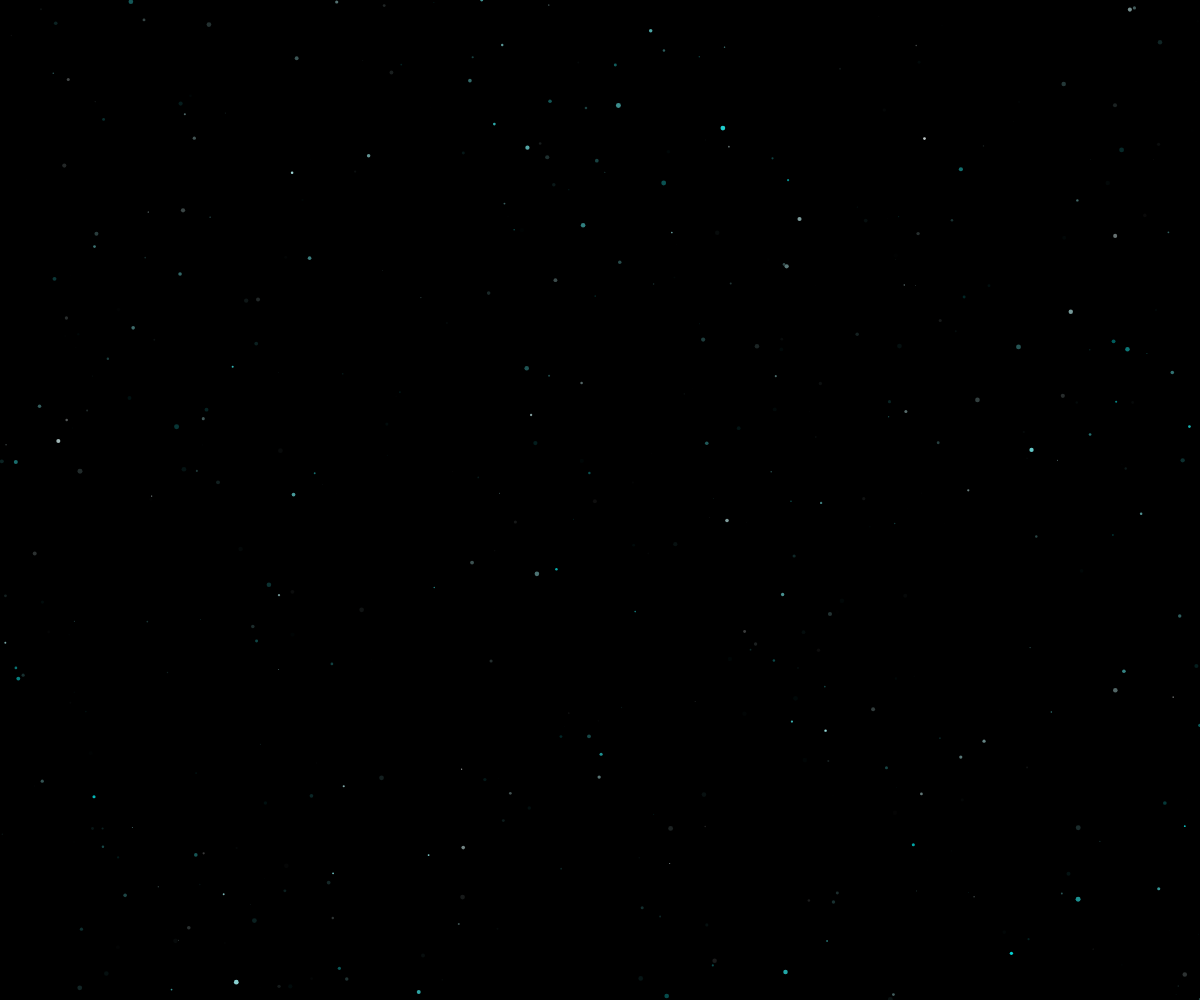
Frame 1 (no input)
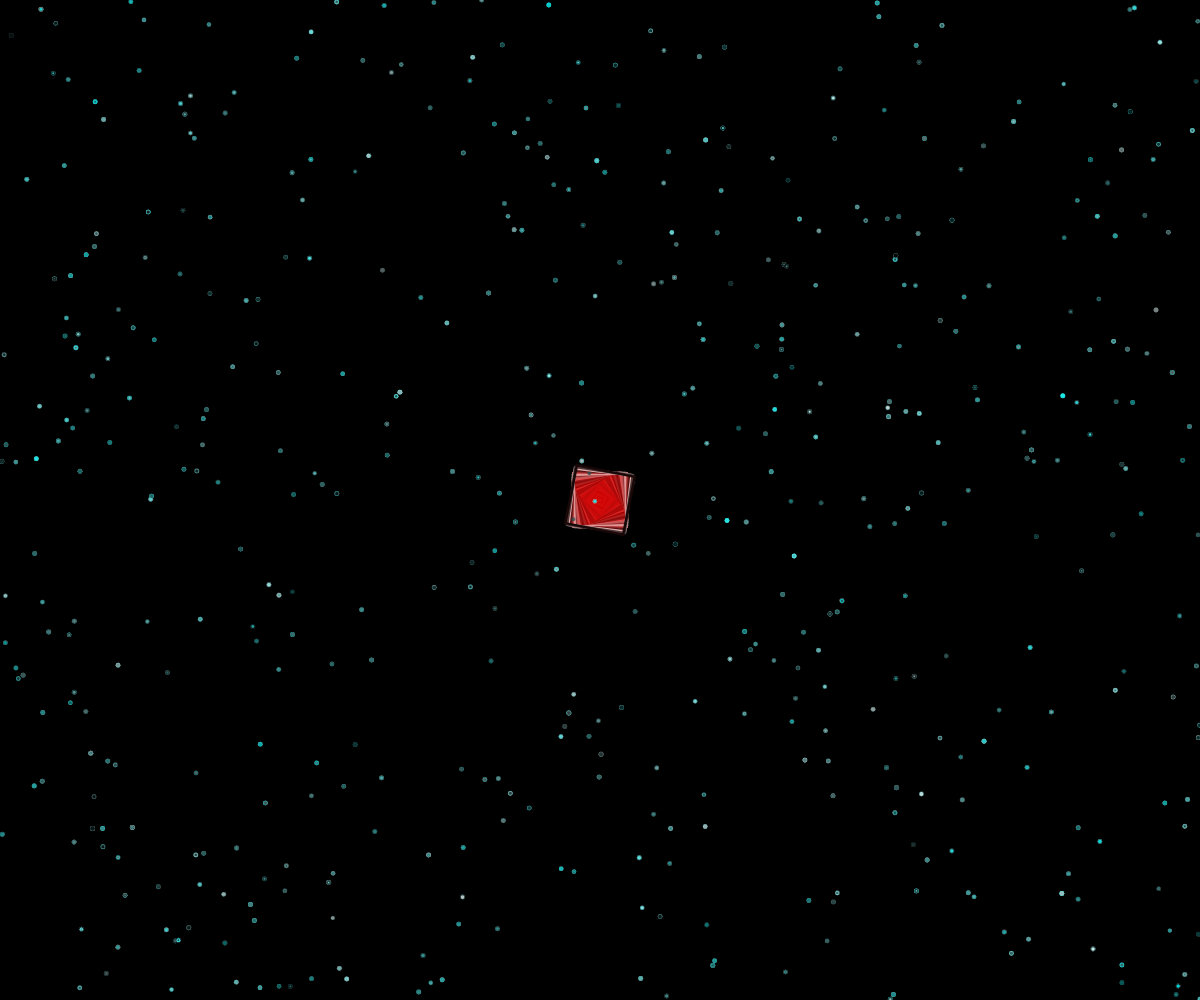
Frame 60 (no input)
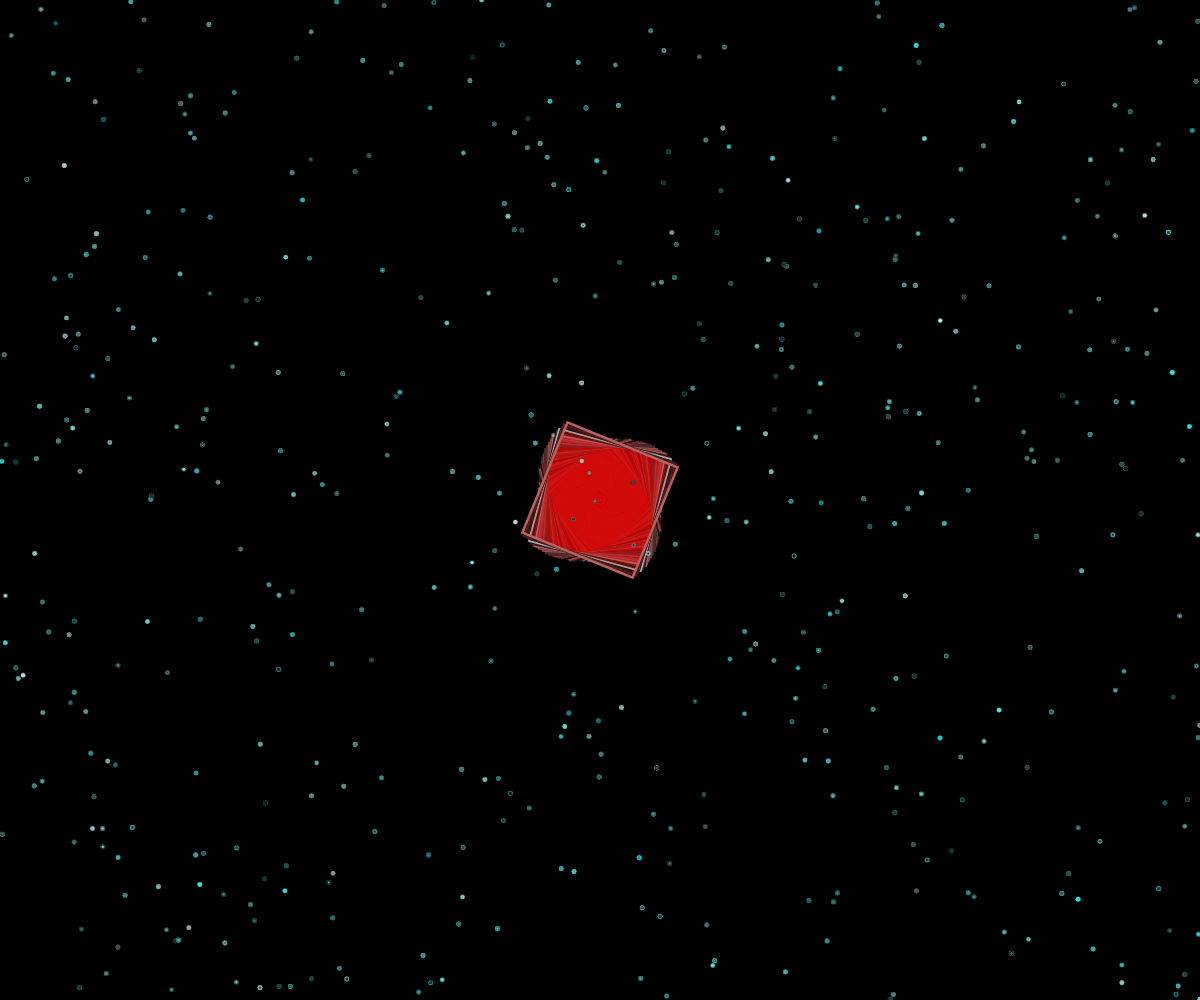
Frame 120 (the mouse pressed at the canvas centre since frame 60)

The p5.js sketch that drew these frames (run headless with seeded random() and noise() and a simulated clock; from frame 60 on, the mouse is pressed at the canvas centre):

// p5.js sketch
// ── sketch.js
//Swarm
let swarm = []
let num_particles = 500;

const MIN = 0; MAX = 1000;
let diam = 0;
let inc = 1;
let alf = 100
let deg = 0;
let H1 = 0;
let x = 0;
let y = 0;
let reset;

function setup() {
  createCanvas(windowWidth, windowHeight);
  colorMode(HSB, 360, 100, 100, 100);
  frameRate(20);
  background(0);


  //build swarm
  for (let i = 0; i < num_particles; i++){
    swarm.push(new particle(random(width), random(height)));
  }
}

function draw() {
  background(0,1);
  
  for(let i=0; i < swarm.length; i++){
    swarm[i].update();
    swarm[i].display(); 
  }
  rectMode(CENTER);
  strokeWeight(random(1,3));
  stroke(H1, random(100), random(100), 100)
  fill(H1,100, 100, 5);
  // noFill();
  
  push();
  translate(width/2, height/2);
  rotate(deg);
  rect(x, y, diam);
  pop();
  diam += inc;
  alf -= inc;
  deg += random(0.01, 0.05);

  if (width < height){
    reset = width/2
  } else {
    reset = height/2
  }
  if (diam == MIN || diam == reset){
    inc *= -1;
  }
  if (diam <= 0){
    H1 = random(360);
    x = random(-width*.3, width*.3);
    y = random(-height*.3, height*.3);
  }

  }


//Particle class
function particle(x, y){
  this.loc = createVector(x, y);




this.display = function(){
  noStroke();
  fill(180, random(100), random(100), random(100));
  circle(this.loc.x, this.loc.y, random(5));
}

this.update = function(){

}

}
